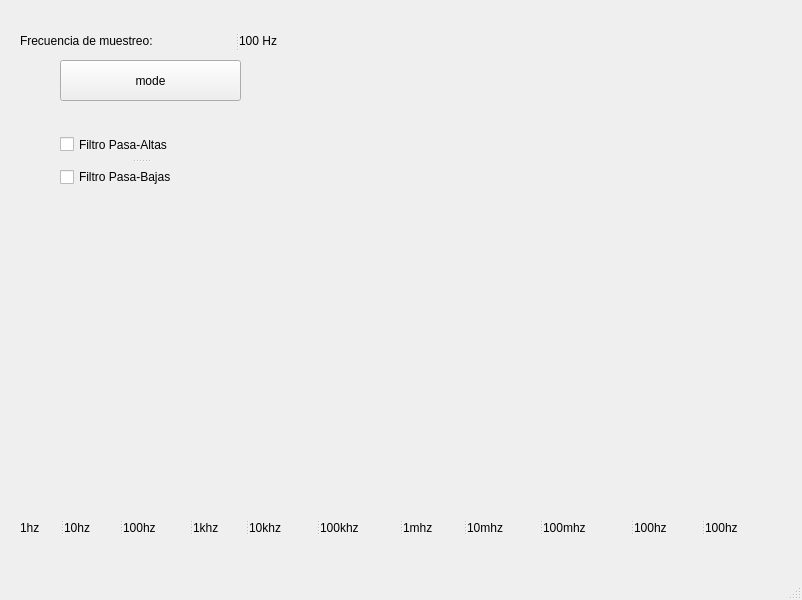
<?xml version="1.0" encoding="UTF-8"?>
<ui version="4.0">
 <class>MainWindow</class>
 <widget class="QMainWindow" name="MainWindow">
  <property name="geometry">
   <rect>
    <x>0</x>
    <y>0</y>
    <width>802</width>
    <height>600</height>
   </rect>
  </property>
  <property name="windowTitle">
   <string>MainWindow</string>
  </property>
  <widget class="QWidget" name="centralwidget">
   <widget class="QSplitter" name="splitter">
    <property name="geometry">
     <rect>
      <x>10</x>
      <y>290</y>
      <width>781</width>
      <height>221</height>
     </rect>
    </property>
    <property name="orientation">
     <enum>Qt::Horizontal</enum>
    </property>
    <widget class="Spectrograph" name="spect_graph" native="true"/>
   </widget>
   <widget class="QPushButton" name="pushButton">
    <property name="geometry">
     <rect>
      <x>60</x>
      <y>60</y>
      <width>181</width>
      <height>41</height>
     </rect>
    </property>
    <property name="text">
     <string>mode</string>
    </property>
   </widget>
   <widget class="Waveform" name="wave_widget" native="true">
    <property name="geometry">
     <rect>
      <x>310</x>
      <y>10</y>
      <width>481</width>
      <height>261</height>
     </rect>
    </property>
   </widget>
   <widget class="QSplitter" name="splitter_2">
    <property name="geometry">
     <rect>
      <x>20</x>
      <y>30</y>
      <width>281</width>
      <height>21</height>
     </rect>
    </property>
    <property name="orientation">
     <enum>Qt::Horizontal</enum>
    </property>
    <widget class="QLabel" name="label">
     <property name="text">
      <string>Frecuencia de muestreo:</string>
     </property>
    </widget>
    <widget class="QLabel" name="label_2">
     <property name="text">
      <string>100 Hz</string>
     </property>
    </widget>
   </widget>
   <widget class="QSplitter" name="splitter_3">
    <property name="geometry">
     <rect>
      <x>60</x>
      <y>130</y>
      <width>161</width>
      <height>61</height>
     </rect>
    </property>
    <property name="orientation">
     <enum>Qt::Vertical</enum>
    </property>
    <widget class="QCheckBox" name="checkBox">
     <property name="text">
      <string>Filtro Pasa-Altas</string>
     </property>
    </widget>
    <widget class="QCheckBox" name="checkBox_2">
     <property name="text">
      <string>Filtro Pasa-Bajas</string>
     </property>
    </widget>
   </widget>
   <widget class="QSplitter" name="splitter_4">
    <property name="geometry">
     <rect>
      <x>20</x>
      <y>520</y>
      <width>751</width>
      <height>16</height>
     </rect>
    </property>
    <property name="orientation">
     <enum>Qt::Horizontal</enum>
    </property>
    <widget class="QLabel" name="label_3">
     <property name="text">
      <string>1hz</string>
     </property>
    </widget>
    <widget class="QLabel" name="label_4">
     <property name="text">
      <string>10hz</string>
     </property>
    </widget>
    <widget class="QLabel" name="label_5">
     <property name="text">
      <string>100hz</string>
     </property>
    </widget>
    <widget class="QLabel" name="label_6">
     <property name="text">
      <string>1khz</string>
     </property>
    </widget>
    <widget class="QLabel" name="label_7">
     <property name="text">
      <string>10khz</string>
     </property>
    </widget>
    <widget class="QLabel" name="label_8">
     <property name="text">
      <string>100khz</string>
     </property>
    </widget>
    <widget class="QLabel" name="label_9">
     <property name="text">
      <string>1mhz</string>
     </property>
    </widget>
    <widget class="QLabel" name="label_10">
     <property name="text">
      <string>10mhz</string>
     </property>
    </widget>
    <widget class="QLabel" name="label_11">
     <property name="text">
      <string>100mhz</string>
     </property>
    </widget>
    <widget class="QLabel" name="label_12">
     <property name="text">
      <string>100hz</string>
     </property>
    </widget>
    <widget class="QLabel" name="label_13">
     <property name="text">
      <string>100hz</string>
     </property>
    </widget>
   </widget>
  </widget>
  <widget class="QMenuBar" name="menubar">
   <property name="geometry">
    <rect>
     <x>0</x>
     <y>0</y>
     <width>802</width>
     <height>25</height>
    </rect>
   </property>
  </widget>
  <widget class="QStatusBar" name="statusbar"/>
 </widget>
 <customwidgets>
  <customwidget>
   <class>Spectrograph</class>
   <extends>QWidget</extends>
   <header>spectrograph.h</header>
   <container>1</container>
  </customwidget>
  <customwidget>
   <class>Waveform</class>
   <extends>QWidget</extends>
   <header>waveform.h</header>
   <container>1</container>
  </customwidget>
 </customwidgets>
 <resources/>
 <connections/>
</ui>
